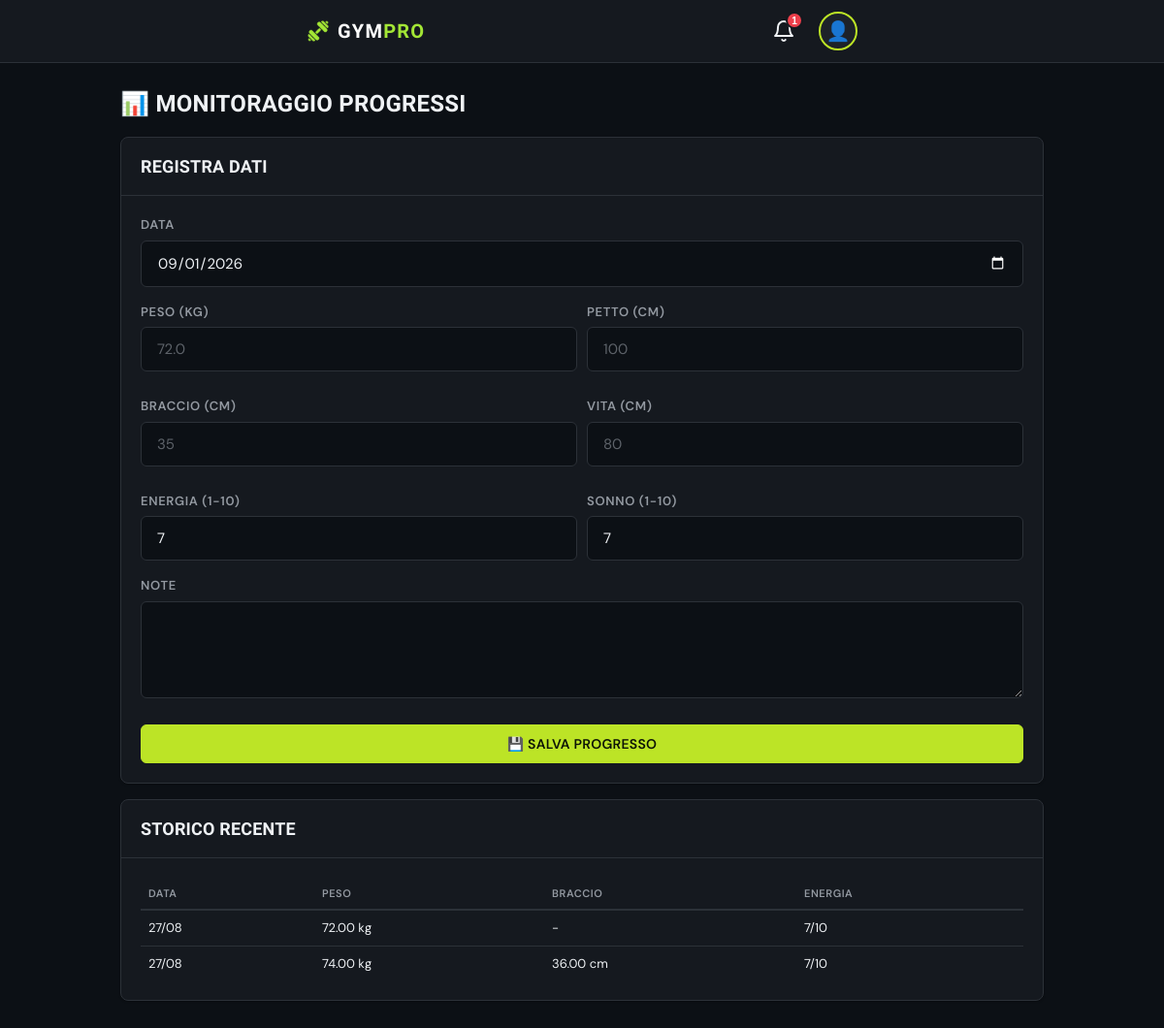
/progress/index.php (signed in), run on the app's committed database.
### tables this page shows
CREATE TABLE `progress_tracking` (
  `id` int NOT NULL,
  `user_id` int NOT NULL,
  `track_date` date NOT NULL,
  `weight` decimal(5,2) DEFAULT NULL,
  `chest_circumference` decimal(5,2) DEFAULT NULL,
  `arm_circumference` decimal(5,2) DEFAULT NULL,
  `waist_circumference` decimal(5,2) DEFAULT NULL,
  `energy_level` int DEFAULT NULL,
  `sleep_quality` int DEFAULT NULL,
  `notes` text,
  `created_at` timestamp NULL DEFAULT CURRENT_TIMESTAMP
);

### progress/index.php (the view, shortened to what this page needs)
<?php
require_once '../config/database.php';
$user_id = $_SESSION['user_id'];
$stmt = $pdo->prepare("SELECT * FROM progress_tracking WHERE user_id = ? ORDER BY track_date DESC LIMIT 10");
$stmt->execute([$user_id]);
$history = $stmt->fetchAll();
?>
<!DOCTYPE html>
<html lang="it">
<head>
    <link rel="stylesheet" href="../assets/css/style.css">
</head>
<body>
    <?php include '../includes/header.php'; ?>
    <div class="container">
        <h2 class="mb-2">📊 Monitoraggio Progressi</h2>
        <div class="card">
            <div class="card-header"><h3>Registra Dati</h3></div>
            <div class="card-body">
                <form method="POST">
                    <div class="form-group">
                        <label>Data</label>
                        <input type="date" name="track_date" class="form-control" value="<?= date('Y-m-d') ?>" required>
                    </div>
                    <div class="progress-grid" style="display:grid; grid-template-columns: 1fr 1fr; gap:10px;">
                        <div class="form-group"><label>Peso (kg)</label><input type="number" step="0.1" name="weight" class="form-control" placeholder="72.0"></div>
                        <div class="form-group"><label>Petto (cm)</label><input type="number" step="0.1" name="chest" class="form-control" placeholder="100"></div>
                        <div class="form-group"><label>Braccio (cm)</label><input type="number" step="0.1" name="arm" class="form-control" placeholder="35"></div>
                        <div class="form-group"><label>Vita (cm)</label><input type="number" step="0.1" name="waist" class="form-control" placeholder="80"></div>
                        <div class="form-group"><label>Energia (1-10)</label><input type="number" min="1" max="10" name="energy" class="form-control" value="7"></div>
                        <div class="form-group"><label>Sonno (1-10)</label><input type="number" min="1" max="10" name="sleep" class="form-control" value="7"></div>
                    </div>
                    <div class="form-group"><label>Note</label><textarea name="notes" class="form-control" rows="2"></textarea></div>
                    <button type="submit" class="btn btn-primary btn-block">💾 Salva Progresso</button>
                </form>
            </div>
        </div>
        <div class="card">
            <div class="card-header"><h3>Storico Recente</h3></div>
            <div class="card-body">
                <?php if (empty($history)): ?>
                    <p class="text-muted text-center">Nessun dato registrato.</p>
                <?php else: ?>
                    <table style="width:100%; font-size:13px; text-align:left;">
                        <thead><tr style="border-bottom:2px solid var(--light-gray);"><th style="padding:8px;">Data</th><th style="padding:8px;">Peso</th><th style="padding:8px;">Braccio</th><th style="padding:8px;">Energia</th></tr></thead>
                        <tbody>
                        <?php foreach ($history as $h): ?>
                            <tr style="border-bottom:1px solid var(--light-gray);">
                                <td style="padding:8px;"><?= date('d/m', strtotime($h['track_date'])) ?></td>
                                <td style="padding:8px;"><?= $h['weight'] ? $h['weight'].' kg' : '-' ?></td>
                                <td style="padding:8px;"><?= $h['arm_circumference'] ? $h['arm_circumference'].' cm' : '-' ?></td>
                                <td style="padding:8px;"><?= $h['energy_level'] ?? '-' ?>/10</td>
                            </tr>
                        <?php endforeach; ?>
                        </tbody>
                    </table>
                <?php endif; ?>
            </div>
        </div>
    </div>
</body>
</html>

### data on the page
progress_tracking: track_date "27/08", weight "72.00", energy_level "7"
progress_tracking: track_date "27/08", weight "74.00", arm_circumference "36.00", energy_level "7"

### other printed values
$unread_notifications "1"
